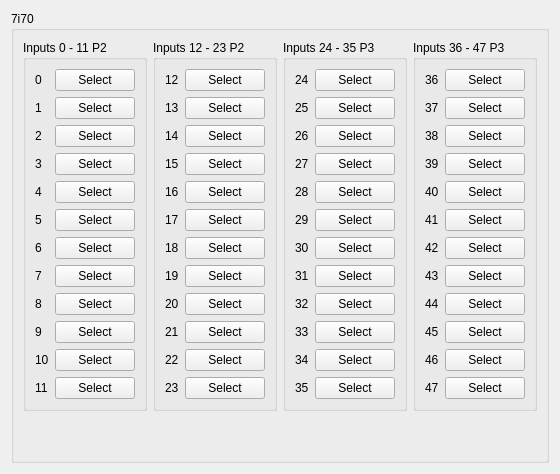
          <widget class="QWidget" name="ss7i70">
           <layout class="QGridLayout" name="gridLayout_75">
            <item row="0" column="0">
             <widget class="QGroupBox" name="groupBox_34">
              <property name="title">
               <string>7i70</string>
              </property>
              <layout class="QGridLayout" name="gridLayout_89">
               <item row="0" column="0">
                <widget class="QGroupBox" name="groupBox_44">
                 <property name="title">
                  <string>Inputs 0 - 11 P2</string>
                 </property>
                 <layout class="QGridLayout" name="gridLayout_86">
                  <item row="2" column="0">
                   <widget class="QLabel" name="label_595">
                    <property name="text">
                     <string>2</string>
                    </property>
                   </widget>
                  </item>
                  <item row="6" column="0">
                   <widget class="QLabel" name="label_596">
                    <property name="text">
                     <string>6</string>
                    </property>
                   </widget>
                  </item>
                  <item row="1" column="0">
                   <widget class="QLabel" name="label_597">
                    <property name="text">
                     <string>1</string>
                    </property>
                   </widget>
                  </item>
                  <item row="4" column="0">
                   <widget class="QLabel" name="label_598">
                    <property name="text">
                     <string>4</string>
                    </property>
                   </widget>
                  </item>
                  <item row="11" column="0">
                   <widget class="QLabel" name="label_599">
                    <property name="text">
                     <string>11</string>
                    </property>
                   </widget>
                  </item>
                  <item row="7" column="0">
                   <widget class="QLabel" name="label_600">
                    <property name="text">
                     <string>7</string>
                    </property>
                   </widget>
                  </item>
                  <item row="9" column="0">
                   <widget class="QLabel" name="label_601">
                    <property name="text">
                     <string>9</string>
                    </property>
                   </widget>
                  </item>
                  <item row="10" column="0">
                   <widget class="QLabel" name="label_602">
                    <property name="text">
                     <string>10</string>
                    </property>
                   </widget>
                  </item>
                  <item row="8" column="0">
                   <widget class="QLabel" name="label_603">
                    <property name="text">
                     <string>8</string>
                    </property>
                   </widget>
                  </item>
                  <item row="5" column="0">
                   <widget class="QLabel" name="label_604">
                    <property name="text">
                     <string>5</string>
                    </property>
                   </widget>
                  </item>
                  <item row="0" column="0">
                   <widget class="QLabel" name="label_414">
                    <property name="text">
                     <string>0</string>
                    </property>
                   </widget>
                  </item>
                  <item row="3" column="0">
                   <widget class="QLabel" name="label_605">
                    <property name="text">
                     <string>3</string>
                    </property>
                   </widget>
                  </item>
                  <item row="0" column="1">
                   <widget class="QPushButton" name="ss7i70in_0">
                    <property name="text">
                     <string>Select</string>
                    </property>
                   </widget>
                  </item>
                  <item row="1" column="1">
                   <widget class="QPushButton" name="ss7i70in_1">
                    <property name="text">
                     <string>Select</string>
                    </property>
                   </widget>
                  </item>
                  <item row="2" column="1">
                   <widget class="QPushButton" name="ss7i70in_2">
                    <property name="text">
                     <string>Select</string>
                    </property>
                   </widget>
                  </item>
                  <item row="3" column="1">
                   <widget class="QPushButton" name="ss7i70in_3">
                    <property name="text">
                     <string>Select</string>
                    </property>
                   </widget>
                  </item>
                  <item row="4" column="1">
                   <widget class="QPushButton" name="ss7i70in_4">
                    <property name="text">
                     <string>Select</string>
                    </property>
                   </widget>
                  </item>
                  <item row="5" column="1">
                   <widget class="QPushButton" name="ss7i70in_5">
                    <property name="text">
                     <string>Select</string>
                    </property>
                   </widget>
                  </item>
                  <item row="6" column="1">
                   <widget class="QPushButton" name="ss7i70in_6">
                    <property name="text">
                     <string>Select</string>
                    </property>
                   </widget>
                  </item>
                  <item row="7" column="1">
                   <widget class="QPushButton" name="ss7i70in_7">
                    <property name="text">
                     <string>Select</string>
                    </property>
                   </widget>
                  </item>
                  <item row="8" column="1">
                   <widget class="QPushButton" name="ss7i70in_8">
                    <property name="text">
                     <string>Select</string>
                    </property>
                   </widget>
                  </item>
                  <item row="9" column="1">
                   <widget class="QPushButton" name="ss7i70in_9">
                    <property name="text">
                     <string>Select</string>
                    </property>
                   </widget>
                  </item>
                  <item row="10" column="1">
                   <widget class="QPushButton" name="ss7i70in_10">
                    <property name="text">
                     <string>Select</string>
                    </property>
                   </widget>
                  </item>
                  <item row="11" column="1">
                   <widget class="QPushButton" name="ss7i70in_11">
                    <property name="text">
                     <string>Select</string>
                    </property>
                   </widget>
                  </item>
                 </layout>
                </widget>
               </item>
               <item row="0" column="1">
                <widget class="QGroupBox" name="groupBox_43">
                 <property name="title">
                  <string>Inputs 12 - 23 P2</string>
                 </property>
                 <layout class="QGridLayout" name="gridLayout_85">
                  <item row="2" column="0">
                   <widget class="QLabel" name="label_585">
                    <property name="text">
                     <string>14</string>
                    </property>
                   </widget>
                  </item>
                  <item row="11" column="0">
                   <widget class="QLabel" name="label_584">
                    <property name="text">
                     <string>23</string>
                    </property>
                   </widget>
                  </item>
                  <item row="9" column="0">
                   <widget class="QLabel" name="label_582">
                    <property name="text">
                     <string>21</string>
                    </property>
                   </widget>
                  </item>
                  <item row="3" column="0">
                   <widget class="QLabel" name="label_583">
                    <property name="text">
                     <string>15</string>
                    </property>
                   </widget>
                  </item>
                  <item row="8" column="0">
                   <widget class="QLabel" name="label_589">
                    <property name="text">
                     <string>20</string>
                    </property>
                   </widget>
                  </item>
                  <item row="0" column="0">
                   <widget class="QLabel" name="label_592">
                    <property name="text">
                     <string>12</string>
                    </property>
                   </widget>
                  </item>
                  <item row="4" column="0">
                   <widget class="QLabel" name="label_590">
                    <property name="text">
                     <string>16</string>
                    </property>
                   </widget>
                  </item>
                  <item row="10" column="0">
                   <widget class="QLabel" name="label_588">
                    <property name="text">
                     <string>22</string>
                    </property>
                   </widget>
                  </item>
                  <item row="5" column="0">
                   <widget class="QLabel" name="label_587">
                    <property name="text">
                     <string>17</string>
                    </property>
                   </widget>
                  </item>
                  <item row="7" column="0">
                   <widget class="QLabel" name="label_591">
                    <property name="text">
                     <string>19</string>
                    </property>
                   </widget>
                  </item>
                  <item row="6" column="0">
                   <widget class="QLabel" name="label_593">
                    <property name="text">
                     <string>18</string>
                    </property>
                   </widget>
                  </item>
                  <item row="1" column="0">
                   <widget class="QLabel" name="label_594">
                    <property name="text">
                     <string>13</string>
                    </property>
                   </widget>
                  </item>
                  <item row="0" column="1">
                   <widget class="QPushButton" name="ss7i70in_12">
                    <property name="text">
                     <string>Select</string>
                    </property>
                   </widget>
                  </item>
                  <item row="1" column="1">
                   <widget class="QPushButton" name="ss7i70in_13">
                    <property name="text">
                     <string>Select</string>
                    </property>
                   </widget>
                  </item>
                  <item row="2" column="1">
                   <widget class="QPushButton" name="ss7i70in_14">
                    <property name="text">
                     <string>Select</string>
                    </property>
                   </widget>
                  </item>
                  <item row="3" column="1">
                   <widget class="QPushButton" name="ss7i70in_15">
                    <property name="text">
                     <string>Select</string>
                    </property>
                   </widget>
                  </item>
                  <item row="4" column="1">
                   <widget class="QPushButton" name="ss7i70in_16">
                    <property name="text">
                     <string>Select</string>
                    </property>
                   </widget>
                  </item>
                  <item row="5" column="1">
                   <widget class="QPushButton" name="ss7i70in_17">
                    <property name="text">
                     <string>Select</string>
                    </property>
                   </widget>
                  </item>
                  <item row="6" column="1">
                   <widget class="QPushButton" name="ss7i70in_18">
                    <property name="text">
                     <string>Select</string>
                    </property>
                   </widget>
                  </item>
                  <item row="7" column="1">
                   <widget class="QPushButton" name="ss7i70in_19">
                    <property name="text">
                     <string>Select</string>
                    </property>
                   </widget>
                  </item>
                  <item row="8" column="1">
                   <widget class="QPushButton" name="ss7i70in_20">
                    <property name="text">
                     <string>Select</string>
                    </property>
                   </widget>
                  </item>
                  <item row="9" column="1">
                   <widget class="QPushButton" name="ss7i70in_21">
                    <property name="text">
                     <string>Select</string>
                    </property>
                   </widget>
                  </item>
                  <item row="10" column="1">
                   <widget class="QPushButton" name="ss7i70in_22">
                    <property name="text">
                     <string>Select</string>
                    </property>
                   </widget>
                  </item>
                  <item row="11" column="1">
                   <widget class="QPushButton" name="ss7i70in_23">
                    <property name="text">
                     <string>Select</string>
                    </property>
                   </widget>
                  </item>
                 </layout>
                </widget>
               </item>
               <item row="0" column="3">
                <widget class="QGroupBox" name="groupBox_45">
                 <property name="title">
                  <string>Inputs 36 - 47 P3</string>
                 </property>
                 <layout class="QGridLayout" name="gridLayout_87">
                  <item row="10" column="0">
                   <widget class="QLabel" name="label_606">
                    <property name="text">
                     <string>46</string>
                    </property>
                   </widget>
                  </item>
                  <item row="5" column="0">
                   <widget class="QLabel" name="label_614">
                    <property name="text">
                     <string>41</string>
                    </property>
                   </widget>
                  </item>
                  <item row="2" column="0">
                   <widget class="QLabel" name="label_611">
                    <property name="text">
                     <string>38</string>
                    </property>
                   </widget>
                  </item>
                  <item row="6" column="0">
                   <widget class="QLabel" name="label_613">
                    <property name="text">
                     <string>42</string>
                    </property>
                   </widget>
                  </item>
                  <item row="7" column="0">
                   <widget class="QLabel" name="label_612">
                    <property name="text">
                     <string>43</string>
                    </property>
                   </widget>
                  </item>
                  <item row="9" column="0">
                   <widget class="QLabel" name="label_608">
                    <property name="text">
                     <string>45</string>
                    </property>
                   </widget>
                  </item>
                  <item row="8" column="0">
                   <widget class="QLabel" name="label_609">
                    <property name="text">
                     <string>44</string>
                    </property>
                   </widget>
                  </item>
                  <item row="1" column="0">
                   <widget class="QLabel" name="label_610">
                    <property name="text">
                     <string>37</string>
                    </property>
                   </widget>
                  </item>
                  <item row="11" column="0">
                   <widget class="QLabel" name="label_617">
                    <property name="text">
                     <string>47</string>
                    </property>
                   </widget>
                  </item>
                  <item row="0" column="0">
                   <widget class="QLabel" name="label_632">
                    <property name="text">
                     <string>36</string>
                    </property>
                   </widget>
                  </item>
                  <item row="4" column="0">
                   <widget class="QLabel" name="label_618">
                    <property name="text">
                     <string>40</string>
                    </property>
                   </widget>
                  </item>
                  <item row="3" column="0">
                   <widget class="QLabel" name="label_616">
                    <property name="text">
                     <string>39</string>
                    </property>
                   </widget>
                  </item>
                  <item row="0" column="1">
                   <widget class="QPushButton" name="ss7i70in_36">
                    <property name="text">
                     <string>Select</string>
                    </property>
                   </widget>
                  </item>
                  <item row="1" column="1">
                   <widget class="QPushButton" name="ss7i70in_37">
                    <property name="text">
                     <string>Select</string>
                    </property>
                   </widget>
                  </item>
                  <item row="2" column="1">
                   <widget class="QPushButton" name="ss7i70in_38">
                    <property name="text">
                     <string>Select</string>
                    </property>
                   </widget>
                  </item>
                  <item row="3" column="1">
                   <widget class="QPushButton" name="ss7i70in_39">
                    <property name="text">
                     <string>Select</string>
                    </property>
                   </widget>
                  </item>
                  <item row="4" column="1">
                   <widget class="QPushButton" name="ss7i70in_40">
                    <property name="text">
                     <string>Select</string>
                    </property>
                   </widget>
                  </item>
                  <item row="5" column="1">
                   <widget class="QPushButton" name="ss7i70in_41">
                    <property name="text">
                     <string>Select</string>
                    </property>
                   </widget>
                  </item>
                  <item row="6" column="1">
                   <widget class="QPushButton" name="ss7i70in_42">
                    <property name="text">
                     <string>Select</string>
                    </property>
                   </widget>
                  </item>
                  <item row="7" column="1">
                   <widget class="QPushButton" name="ss7i70in_43">
                    <property name="text">
                     <string>Select</string>
                    </property>
                   </widget>
                  </item>
                  <item row="8" column="1">
                   <widget class="QPushButton" name="ss7i70in_44">
                    <property name="text">
                     <string>Select</string>
                    </property>
                   </widget>
                  </item>
                  <item row="9" column="1">
                   <widget class="QPushButton" name="ss7i70in_45">
                    <property name="text">
                     <string>Select</string>
                    </property>
                   </widget>
                  </item>
                  <item row="10" column="1">
                   <widget class="QPushButton" name="ss7i70in_46">
                    <property name="text">
                     <string>Select</string>
                    </property>
                   </widget>
                  </item>
                  <item row="11" column="1">
                   <widget class="QPushButton" name="ss7i70in_47">
                    <property name="text">
                     <string>Select</string>
                    </property>
                   </widget>
                  </item>
                 </layout>
                </widget>
               </item>
               <item row="0" column="2">
                <widget class="QGroupBox" name="groupBox_46">
                 <property name="title">
                  <string>Inputs 24 - 35 P3</string>
                 </property>
                 <layout class="QGridLayout" name="gridLayout_88">
                  <item row="0" column="0">
                   <widget class="QLabel" name="label_619">
                    <property name="text">
                     <string>24</string>
                    </property>
                   </widget>
                  </item>
                  <item row="9" column="0">
                   <widget class="QLabel" name="label_627">
                    <property name="text">
                     <string>33</string>
                    </property>
                   </widget>
                  </item>
                  <item row="8" column="0">
                   <widget class="QLabel" name="label_626">
                    <property name="text">
                     <string>32</string>
                    </property>
                   </widget>
                  </item>
                  <item row="11" column="0">
                   <widget class="QLabel" name="label_629">
                    <property name="text">
                     <string>35</string>
                    </property>
                   </widget>
                  </item>
                  <item row="10" column="0">
                   <widget class="QLabel" name="label_628">
                    <property name="text">
                     <string>34</string>
                    </property>
                   </widget>
                  </item>
                  <item row="1" column="0">
                   <widget class="QLabel" name="label_631">
                    <property name="text">
                     <string>25</string>
                    </property>
                   </widget>
                  </item>
                  <item row="3" column="0">
                   <widget class="QLabel" name="label_621">
                    <property name="text">
                     <string>27</string>
                    </property>
                   </widget>
                  </item>
                  <item row="2" column="0">
                   <widget class="QLabel" name="label_620">
                    <property name="text">
                     <string>26</string>
                    </property>
                   </widget>
                  </item>
                  <item row="6" column="0">
                   <widget class="QLabel" name="label_624">
                    <property name="text">
                     <string>30</string>
                    </property>
                   </widget>
                  </item>
                  <item row="7" column="0">
                   <widget class="QLabel" name="label_625">
                    <property name="text">
                     <string>31</string>
                    </property>
                   </widget>
                  </item>
                  <item row="5" column="0">
                   <widget class="QLabel" name="label_623">
                    <property name="text">
                     <string>29</string>
                    </property>
                   </widget>
                  </item>
                  <item row="4" column="0">
                   <widget class="QLabel" name="label_622">
                    <property name="text">
                     <string>28</string>
                    </property>
                   </widget>
                  </item>
                  <item row="0" column="1">
                   <widget class="QPushButton" name="ss7i70in_24">
                    <property name="text">
                     <string>Select</string>
                    </property>
                   </widget>
                  </item>
                  <item row="1" column="1">
                   <widget class="QPushButton" name="ss7i70in_25">
                    <property name="text">
                     <string>Select</string>
                    </property>
                   </widget>
                  </item>
                  <item row="2" column="1">
                   <widget class="QPushButton" name="ss7i70in_26">
                    <property name="text">
                     <string>Select</string>
                    </property>
                   </widget>
                  </item>
                  <item row="3" column="1">
                   <widget class="QPushButton" name="ss7i70in_27">
                    <property name="text">
                     <string>Select</string>
                    </property>
                   </widget>
                  </item>
                  <item row="4" column="1">
                   <widget class="QPushButton" name="ss7i70in_28">
                    <property name="text">
                     <string>Select</string>
                    </property>
                   </widget>
                  </item>
                  <item row="5" column="1">
                   <widget class="QPushButton" name="ss7i70in_29">
                    <property name="text">
                     <string>Select</string>
                    </property>
                   </widget>
                  </item>
                  <item row="6" column="1">
                   <widget class="QPushButton" name="ss7i70in_30">
                    <property name="text">
                     <string>Select</string>
                    </property>
                   </widget>
                  </item>
                  <item row="7" column="1">
                   <widget class="QPushButton" name="ss7i70in_31">
                    <property name="text">
                     <string>Select</string>
                    </property>
                   </widget>
                  </item>
                  <item row="8" column="1">
                   <widget class="QPushButton" name="ss7i70in_32">
                    <property name="text">
                     <string>Select</string>
                    </property>
                   </widget>
                  </item>
                  <item row="9" column="1">
                   <widget class="QPushButton" name="ss7i70in_33">
                    <property name="text">
                     <string>Select</string>
                    </property>
                   </widget>
                  </item>
                  <item row="10" column="1">
                   <widget class="QPushButton" name="ss7i70in_34">
                    <property name="text">
                     <string>Select</string>
                    </property>
                   </widget>
                  </item>
                  <item row="11" column="1">
                   <widget class="QPushButton" name="ss7i70in_35">
                    <property name="text">
                     <string>Select</string>
                    </property>
                   </widget>
                  </item>
                 </layout>
                </widget>
               </item>
               <item row="1" column="0">
                <spacer name="verticalSpacer_11">
                 <property name="orientation">
                  <enum>Qt::Vertical</enum>
                 </property>
                 <property name="sizeHint" stdset="0">
                  <size>
                   <width>20</width>
                   <height>40</height>
                  </size>
                 </property>
                </spacer>
               </item>
              </layout>
             </widget>
            </item>
           </layout>
          </widget>
